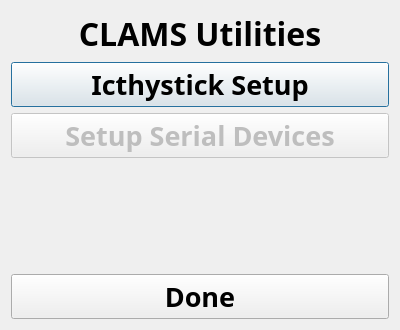
<?xml version="1.0" encoding="UTF-8"?>
<ui version="4.0">
 <class>utilitiesdlg</class>
 <widget class="QDialog" name="utilitiesdlg">
  <property name="geometry">
   <rect>
    <x>0</x>
    <y>0</y>
    <width>400</width>
    <height>330</height>
   </rect>
  </property>
  <property name="windowTitle">
   <string>CLAMS Utilities</string>
  </property>
  <layout class="QVBoxLayout" name="verticalLayout">
   <item>
    <widget class="QLabel" name="label">
     <property name="font">
      <font>
       <family>Arial Black</family>
       <pointsize>24</pointsize>
       <weight>75</weight>
       <bold>true</bold>
      </font>
     </property>
     <property name="text">
      <string>CLAMS Utilities</string>
     </property>
     <property name="alignment">
      <set>Qt::AlignCenter</set>
     </property>
    </widget>
   </item>
   <item>
    <widget class="QPushButton" name="IchthystickBtn">
     <property name="font">
      <font>
       <family>Arial Black</family>
       <pointsize>20</pointsize>
       <weight>75</weight>
       <bold>true</bold>
      </font>
     </property>
     <property name="text">
      <string>Icthystick Setup</string>
     </property>
    </widget>
   </item>
   <item>
    <widget class="QPushButton" name="setupBtn">
     <property name="enabled">
      <bool>false</bool>
     </property>
     <property name="font">
      <font>
       <family>Arial Black</family>
       <pointsize>20</pointsize>
       <weight>75</weight>
       <bold>true</bold>
      </font>
     </property>
     <property name="text">
      <string>Setup Serial Devices</string>
     </property>
    </widget>
   </item>
   <item>
    <spacer name="verticalSpacer">
     <property name="font">
      <font>
       <family>Arial Black</family>
       <weight>75</weight>
       <bold>true</bold>
      </font>
     </property>
     <property name="orientation">
      <enum>Qt::Vertical</enum>
     </property>
     <property name="sizeHint" stdset="0">
      <size>
       <width>20</width>
       <height>40</height>
      </size>
     </property>
    </spacer>
   </item>
   <item>
    <widget class="QPushButton" name="doneBtn">
     <property name="font">
      <font>
       <family>Arial Black</family>
       <pointsize>20</pointsize>
       <weight>75</weight>
       <bold>true</bold>
      </font>
     </property>
     <property name="text">
      <string>Done</string>
     </property>
    </widget>
   </item>
  </layout>
 </widget>
 <resources/>
 <connections/>
</ui>
